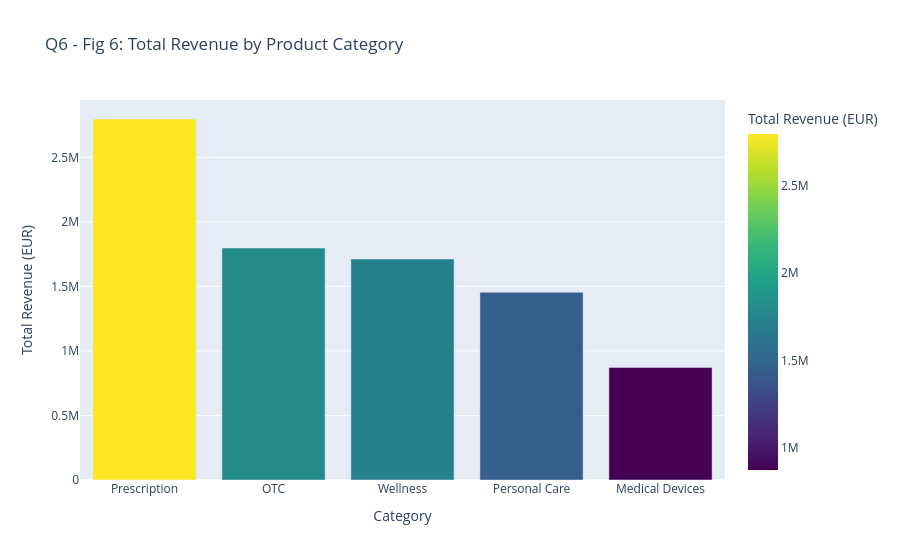

The notebook cell this image was saved under:
### Code cell
# Q6: Which product categories generate the highest total revenue? 

cat_rev = df.groupby('Category')['RevenueEUR'].sum().sort_values(ascending=False).reset_index()
fig6 = px.bar(
    cat_rev, x='Category', y='RevenueEUR', title="Q6 - Fig 6: Total Revenue by Product Category",
    labels={'RevenueEUR': 'Total Revenue (EUR)'}, color='RevenueEUR', color_continuous_scale='Viridis')

fig6

### Figure 1 — Plotly figure (JSON) as saved in the notebook; plotly's stock layout.template omitted (floating-point values rounded to 4 significant figures)
{"data": [{"hovertemplate": "Category=%{x}<br>Total Revenue (EUR)=%{marker.color}<extra></extra>", "legendgroup": "", "marker": {"color": [2797000.0, 1797000.0, 1712000.0, 1455000.0, 872600.0], "coloraxis": "coloraxis", "pattern": {"shape": ""}}, "name": "", "orientation": "v", "showlegend": false, "textposition": "auto", "type": "bar", "x": ["Prescription", "OTC", "Wellness", "Personal Care", "Medical Devices"], "xaxis": "x", "y": [2797000.0, 1797000.0, 1712000.0, 1455000.0, 872600.0], "yaxis": "y"}], "layout": {"barmode": "relative", "coloraxis": {"colorbar": {"title": {"text": "Total Revenue (EUR)"}}, "colorscale": [[0, "#440154"], [0.1111, "#482878"], [0.2222, "#3e4989"], [0.3333, "#31688e"], [0.4444, "#26828e"], [0.5556, "#1f9e89"], [0.6667, "#35b779"], [0.7778, "#6ece58"], [0.8889, "#b5de2b"], [1, "#fde725"]]}, "legend": {"tracegroupgap": 0}, "title": {"text": "Q6 - Fig 6: Total Revenue by Product Category"}, "xaxis": {"anchor": "y", "domain": [0, 1], "title": {"text": "Category"}}, "yaxis": {"anchor": "x", "domain": [0, 1], "title": {"text": "Total Revenue (EUR)"}}}}
